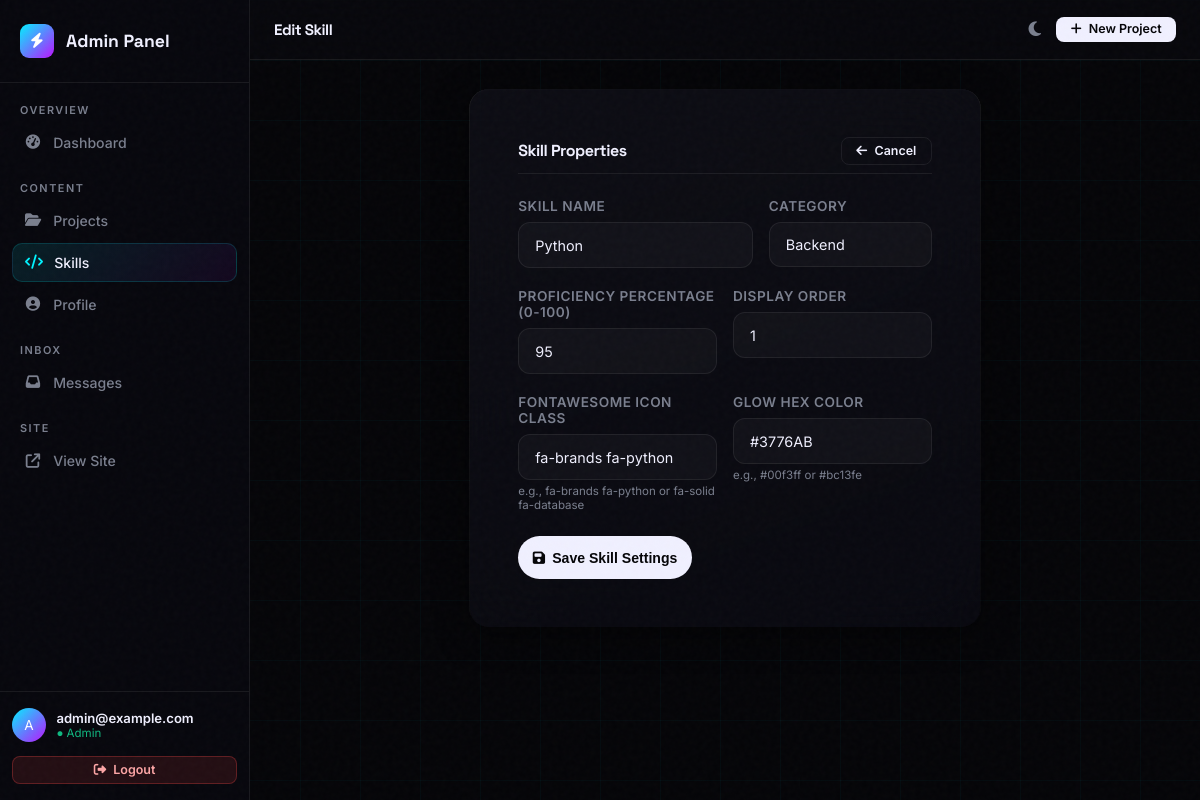
The page /dashboard/skills/edit/1/ (signed in) on the database its author committed.
### home/models.py (models this page shows, shortened)
class CustomUser(AbstractUser):
    username = None
    email = models.EmailField(_('email address'), unique=True)
    USERNAME_FIELD = 'email'
    REQUIRED_FIELDS = []
    objects = CustomUserManager()

class Skill(models.Model):
    CATEGORY_CHOICES = [
        ('backend', 'Backend'),
        ('frontend', 'Frontend'),
        ('devops', 'DevOps & Tools'),
        ('other', 'Other'),
    ]
    name = models.CharField(max_length=100)
    category = models.CharField(choices=CATEGORY_CHOICES, default='backend', max_length=20)
    percentage = models.PositiveIntegerField(default=80, help_text='Skill level 0-100')
    icon_class = models.CharField(blank=True, help_text='FontAwesome class e.g. fa-brands fa-python', max_length=100)
    color = models.CharField(blank=True, default='#00f3ff', max_length=20)
    order = models.PositiveIntegerField(default=0)
    class Meta:
        ordering = ['order', 'name']

### home/views.py (the view)
# urls.py: path("dashboard/skills/edit/<int:pk>/", views.skill_edit, name="skill_edit"),
@login_required(login_url='login')
def skill_edit(request, pk):
    if not request.user.is_staff: return redirect('index')
    skill = get_object_or_404(Skill, pk=pk)
    if request.method == 'POST':
        form = SkillForm(request.POST, instance=skill)
        if form.is_valid():
            form.save()
            messages.success(request, "Skill updated successfully.")
            return redirect('skill_list')
    else:
        form = SkillForm(instance=skill)
    context = get_dashboard_context({
        'form': form,
        'action': 'Edit'
    })
    return render(request, 'home/skill_form.html', context)

### home/forms.py
class SkillForm(forms.ModelForm):
    class Meta:
        model = Skill
        fields = ['name', 'category', 'percentage', 'icon_class', 'color', 'order']
        widgets = {
            'name': forms.TextInput(attrs={'class': 'advance-input', 'placeholder': 'Skill Name (e.g. Django)'}),
            'category': forms.Select(attrs={'class': 'advance-input'}),
            'percentage': forms.NumberInput(attrs={'class': 'advance-input', 'min': 0, 'max': 100, 'placeholder': '85'}),
            'icon_class': forms.TextInput(attrs={'class': 'advance-input', 'placeholder': 'fa-brands fa-python'}),
            'color': forms.TextInput(attrs={'class': 'advance-input', 'placeholder': '#00f3ff'}),
            'order': forms.NumberInput(attrs={'class': 'advance-input'}),
        }

### home/views.py (called while the page is built)
def get_dashboard_context(extra_context=None):
    context = {
        'new_messages': ContactMessage.objects.filter(status='new').count()
    }
    if extra_context:
        context.update(extra_context)
    return context

### home/templates/home/skill_form.html (shortened to what this page needs)
{% extends 'home/dashboard_base.html' %}
{% block nav_skills %}active{% endblock %}
{% block page_title %}{{ action }} Skill{% endblock %}
{% block dash_content %}
<div class="row justify-content-center">
  <div class="col-xl-7 col-lg-9">
    <div class="glow-card">
      <div class="card-content" style="padding: clamp(1.5rem, 4vw, 3rem);">
        <div class="d-flex justify-content-between align-items-center mb-4 pb-2" style="border-bottom: 1px solid var(--card-border);">
          <h4 style="margin:0; font-weight: 700;">Skill Properties</h4>
          <a href="{% url 'skill_list' %}" class="advance-btn advance-btn-outline btn-sm">
            <i class="fa-solid fa-arrow-left"></i> Cancel
          </a>
        </div>
        <form method="POST">
          <div class="row g-3">
            <div class="col-md-7">
              <div style="margin-bottom: 1.25rem;">
                <label style="display: block; margin-bottom: 0.5rem; color: var(--text-muted); font-size: 0.85rem; font-weight: 600; text-transform: uppercase; letter-spacing: 0.5px;">Skill Name</label>
                {{ form.name }}
              </div>
            </div>
            <div class="col-md-5">
              <div style="margin-bottom: 1.25rem;">
                <label style="display: block; margin-bottom: 0.5rem; color: var(--text-muted); font-size: 0.85rem; font-weight: 600; text-transform: uppercase; letter-spacing: 0.5px;">Category</label>
                {{ form.category }}
              </div>
            </div>
          </div>
          <div class="row g-3">
            <div class="col-md-6">
              <div style="margin-bottom: 1.25rem;">
                <label style="display: block; margin-bottom: 0.5rem; color: var(--text-muted); font-size: 0.85rem; font-weight: 600; text-transform: uppercase; letter-spacing: 0.5px;">Proficiency Percentage (0-100)</label>
                {{ form.percentage }}
              </div>
            </div>
            <div class="col-md-6">
              <div style="margin-bottom: 1.25rem;">
                <label style="display: block; margin-bottom: 0.5rem; color: var(--text-muted); font-size: 0.85rem; font-weight: 600; text-transform: uppercase; letter-spacing: 0.5px;">Display Order</label>
                {{ form.order }}
              </div>
            </div>
          </div>
          <div class="row g-3">
            <div class="col-md-6">
              <div style="margin-bottom: 1.5rem;">
                <label style="display: block; margin-bottom: 0.5rem; color: var(--text-muted); font-size: 0.85rem; font-weight: 600; text-transform: uppercase; letter-spacing: 0.5px;">FontAwesome Icon Class</label>
                {{ form.icon_class }}
                <span style="font-size: 0.72rem; color: var(--text-muted); display: block; margin-top: 0.25rem;">e.g., fa-brands fa-python or fa-solid fa-database</span>
              </div>
            </div>
            <div class="col-md-6">
              <div style="margin-bottom: 1.5rem;">
                <label style="display: block; margin-bottom: 0.5rem; color: var(--text-muted); font-size: 0.85rem; font-weight: 600; text-transform: uppercase; letter-spacing: 0.5px;">Glow Hex Color</label>
                {{ form.color }}
                <span style="font-size: 0.72rem; color: var(--text-muted); display: block; margin-top: 0.25rem;">e.g., #00f3ff or #bc13fe</span>
              </div>
            </div>
          </div>
          <button type="submit" class="advance-btn w-100" style="padding: 0.9rem;">
            <i class="fa-solid fa-save"></i> Save Skill Settings
          </button>
        </form>
      </div>
    </div>
  </div>
</div>
{% endblock %}

### home/templates/home/dashboard_base.html (shortened to what this page needs)
{% load static %}
<!DOCTYPE html>
<html lang="en">
<head>
  <link href="https://cdn.jsdelivr.net/npm/bootstrap@5.3.3/dist/css/bootstrap-grid.min.css" rel="stylesheet">
  <link rel="stylesheet" href="https://cdnjs.cloudflare.com/ajax/libs/font-awesome/6.5.0/css/all.min.css">
  <link rel="stylesheet" href="{% static 'css/style.css' %}">
</head>
<body style="cursor: auto !important;">
  <div class="dash-layout">
    <aside class="dash-sidebar" id="dashSidebar">
      <div class="dash-sidebar-logo">
        <div style="width:34px;height:34px;border-radius:9px;background:linear-gradient(135deg,var(--accent-cyan),var(--accent-purple));display:flex;align-items:center;justify-content:center;font-size:0.95rem;color:#fff;flex-shrink:0;">
          <i class="fa-solid fa-bolt"></i>
        </div>
        <span>Admin Panel</span>
      </div>
      <nav class="dash-nav">
        <div class="dash-nav-section">Overview</div>
        <a href="{% url 'dashboard' %}" class="dash-nav-link {% block nav_dashboard %}{% endblock %}">
          <i class="fa-solid fa-gauge-high"></i> Dashboard
        </a>
        <div class="dash-nav-section">Content</div>
        <a href="{% url 'dashboard' %}" class="dash-nav-link {% block nav_projects %}{% endblock %}">
          <i class="fa-solid fa-folder-open"></i> Projects
        </a>
        <a href="{% url 'skill_list' %}" class="dash-nav-link {% block nav_skills %}{% endblock %}">
          <i class="fa-solid fa-code"></i> Skills
        </a>
        <a href="{% url 'profile_edit' %}" class="dash-nav-link {% block nav_profile %}{% endblock %}">
          <i class="fa-solid fa-user-circle"></i> Profile
        </a>
        <div class="dash-nav-section">Inbox</div>
        <a href="{% url 'message_list' %}" class="dash-nav-link {% block nav_messages %}{% endblock %}">
          <i class="fa-solid fa-inbox"></i> Messages
        </a>
        <div class="dash-nav-section">Site</div>
        <a href="{% url 'index' %}" class="dash-nav-link" target="_blank">
          <i class="fa-solid fa-arrow-up-right-from-square"></i> View Site
        </a>
      </nav>
      <div class="dash-sidebar-footer">
        <div style="display:flex;align-items:center;gap:0.65rem;margin-bottom:0.85rem;min-width:0;">
          <div style="width:34px;height:34px;border-radius:50%;background:linear-gradient(135deg,var(--accent-cyan),var(--accent-purple));display:flex;align-items:center;justify-content:center;font-size:0.85rem;color:#fff;flex-shrink:0;">
            {{ user.email|first|upper }}
          </div>
          <div style="overflow:hidden;min-width:0;">
            <div style="font-size:0.82rem;font-weight:600;white-space:nowrap;overflow:hidden;text-overflow:ellipsis;">{{ user.email }}</div>
            <div style="font-size:0.72rem;color:var(--accent-green);">● Admin</div>
          </div>
        </div>
        <a href="{% url 'logout' %}" class="advance-btn btn-sm btn-danger" style="width:100%;justify-content:center;">
          <i class="fa-solid fa-right-from-bracket"></i> Logout
        </a>
      </div>
    </aside>
    <div class="dash-main">
      <header class="dash-topbar">
        <div style="display:flex;align-items:center;gap:0.75rem;min-width:0;">
          <h5 style="margin:0;font-size:0.95rem;white-space:nowrap;overflow:hidden;text-overflow:ellipsis;">
            {% block page_title %}Dashboard{% endblock %}
          </h5>
        </div>
        <div style="display:flex;align-items:center;gap:0.6rem;flex-shrink:0;">
          <button id="theme-toggle" style="background:none;border:none;color:var(--text-muted);cursor:pointer;font-size:1.05rem;padding:0.35rem;" title="Toggle theme">
            <i class="fa-solid fa-moon"></i>
          </button>
          <a href="{% url 'project_add' %}" class="advance-btn btn-sm">
            <i class="fa-solid fa-plus"></i> <span class="d-none d-sm-inline">New Project</span>
          </a>
        </div>
      </header>
      <div class="dash-content">
        {% block dash_content %}{% endblock %}
      </div>
    </div>
  </div>
</body>
</html>

### rows shown on the page
CustomUser: email|first "A", email "admin@example.com"
Skill: name "Python", category "Backend", percentage "95", order "1", icon_class "fa-brands fa-python", color "#3776AB"

### other values the page prints
{{ action }} "Edit"
